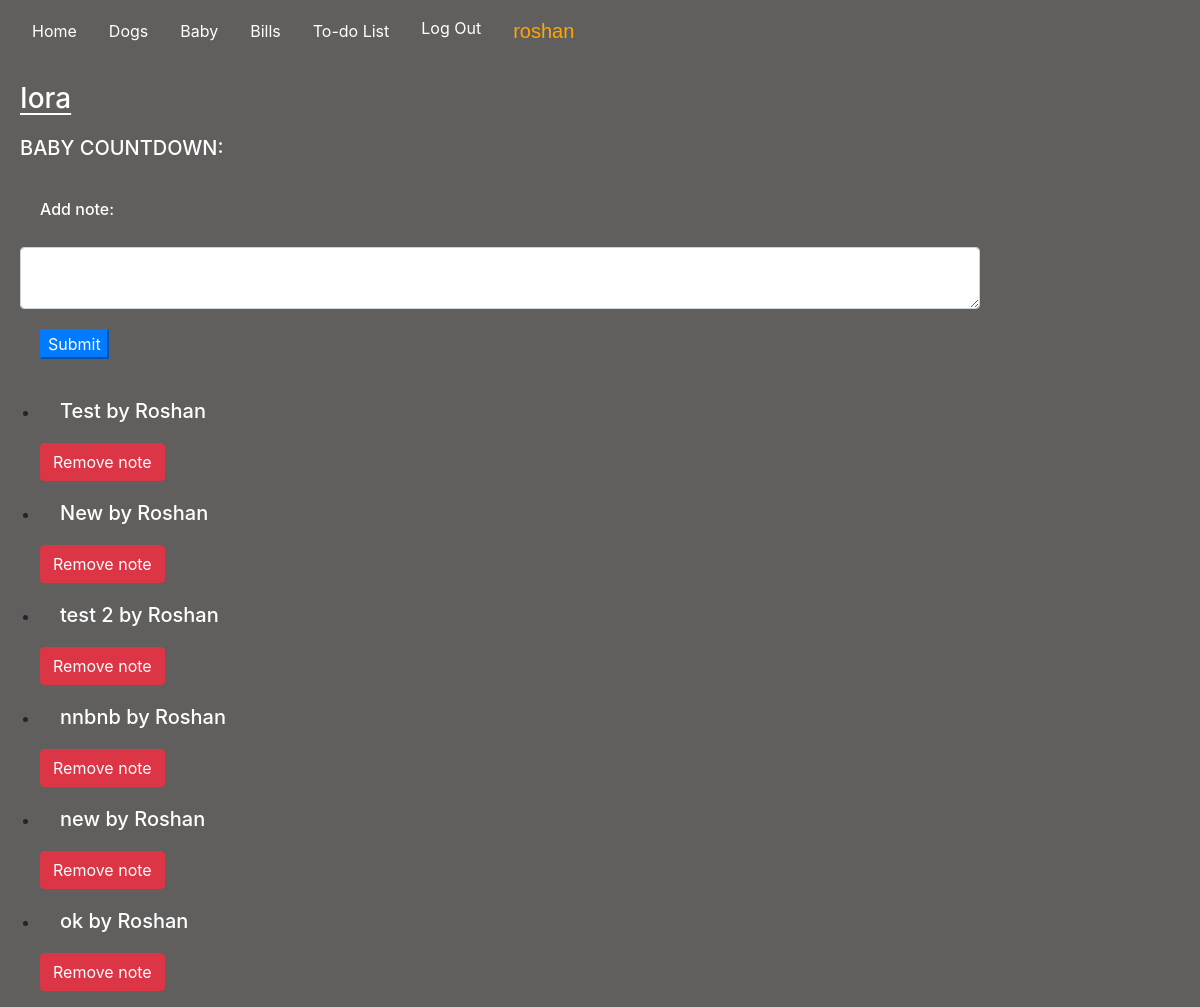
Screenshot of /baby_name/Iora (signed in) with the database file from the repository.
### housemanager/models.py (models this page shows, shortened)
class Baby(models.Model):
    baby_name = models.CharField(max_length=100)
    baby_due = models.DateField(default=datetime.now, blank=True)

class Notes(models.Model):
    note = models.TextField(blank=True)
    user_note = models.ForeignKey(User, on_delete=models.CASCADE)

### housemanager/views.py (the view)
# urls.py: path("baby_name/<str:baby_name>", views.baby_name, name="baby_name"),
@csrf_exempt
def baby_name(request, baby_name):
    if request.method == "GET":
        notes = Notes.objects.all()
        baby = Baby.objects.get(baby_name=baby_name)
        return render(request, "housemanager/baby_name.html", {
            "notes": notes,
            "baby": baby
        })
    else:
        baby = Baby.objects.get(baby_name=baby_name)
        return JsonResponse(f"{baby.baby_due}", safe=False)

### housemanager/templates/housemanager/baby_name.html (shortened to what this page needs)
{% extends "housemanager/layout.html" %}
{% load static %}
{% block body %}
<h3 style="text-decoration: underline; text-underline-offset: 5px;" id="name">{{baby.baby_name}}</h3>
<div id="count-div">
    <h5>BABY COUNTDOWN:</h5>
</div>
<div id="note-div">
    <label for="note"><h6>Add note:</h5></label>
    <textarea class="form-control" id="note"></textarea>
    <button class="btn-primary" id="note-but">Submit</button>
</div>
<div>
    <ul id="baby-notes">
        {% for notes in notes%}
        <li id="note-list" data-id={{notes.id}} class="note-list">
            <h5>{{notes.note}} by {{notes.user_note | title}}</h5>
            <button data-id={{notes.id}} id="remove-note" class="btn btn-danger">Remove note</button>
        </li>
        {% endfor %}
    </ul>
</div>
{% endblock %}

### housemanager/templates/housemanager/layout.html (shortened to what this page needs)
{% load static %}
<!DOCTYPE html>
<html lang="en">
    <head>
        <link rel="stylesheet" href="https://stackpath.bootstrapcdn.com/bootstrap/4.4.1/css/bootstrap.min.css">
        <link href="{% static 'housemanager/styles.css' %}" rel="stylesheet">
    </head>
    <body>
        <nav id="topnav" class="navbar navbar-expand-lg">
            <a class="nav-link active" href="{% url 'index' %}">Home</a>
            <a class="nav-link active" href="{% url 'dogs' %}">Dogs</a>
            <a class="nav-link active" href="{% url 'baby' %}">Baby</a>
            <a class="nav-link active" href="{% url 'bills' %}">Bills</a>
            <a class="nav-link active" href="{% url 'todo' %}">To-do List</a>
            <div>
              <ul class="nav">
                {% if user.is_authenticated %}
                    <li class="nav-item">
                        <a class="nav-link" href="{% url 'logout' %}">Log Out</a>
                    </li>
                    <li class="nav-item">
                        <a class="nav-link" id="user" >{{user}}</a>
                    </li>
                {% else %}
                    <li class="nav-item">
                        <a class="nav-link" href="{% url 'login' %}">Log In</a>
                    </li>
                {% endif %}
              </ul>
            </div>
         </nav>
                {% block body %}
                {% endblock %}
    </body>
</html>

### housemanager/static/housemanager/styles.css (style rules this page uses)
html, body { background-color: #615f5e; margin: 0; padding: 0; display: block; }
h4, h3 { color: white; margin: 20px; }
h5, h6 { color: white; margin: 20px; }
a { color: white; }
.btn-primary { margin: 20px; }
#note-div { width: 80%; margin: 20px; }
#note-but { margin-left: 20px; }
#user { color: orange; font-size: 15pt; font-family: 'Lucida Sans', 'Lucida Sans Regular', 'Lucida Grande', 'Lucida Sans Unicode', Geneva, Verdana, sans-serif; }

### rows the page displays
Baby: baby_name "Iora"
Notes: note "Test", user_note "Roshan"
Notes: note "New", user_note "Roshan"
Notes: note "test 2", user_note "Roshan"
Notes: note "nnbnb", user_note "Roshan"
Notes: note "new", user_note "Roshan"
Notes: note "ok", user_note "Roshan"

### other values shown
{{ user }} "roshan"
